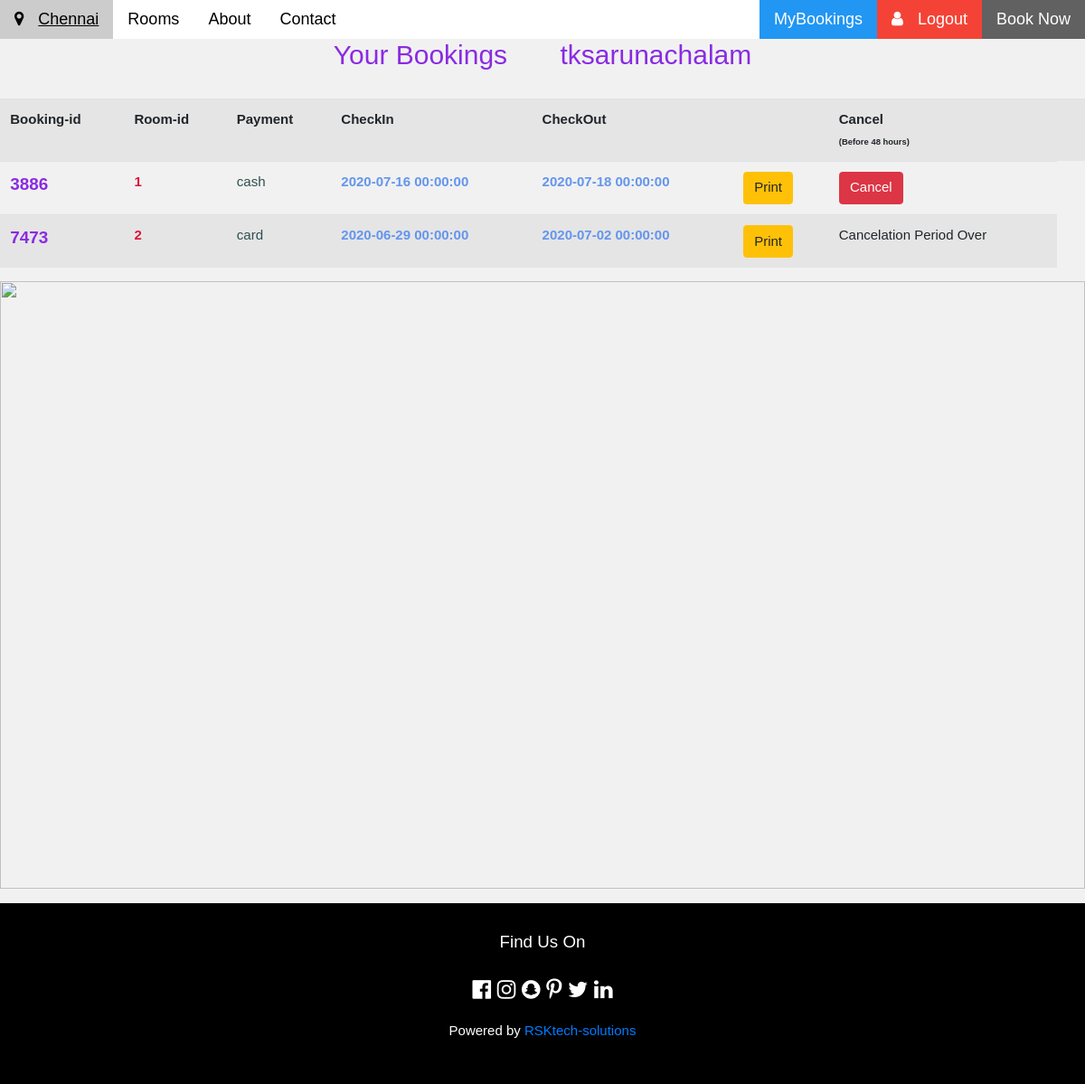
The app's page /mybookings (signed in), older data.
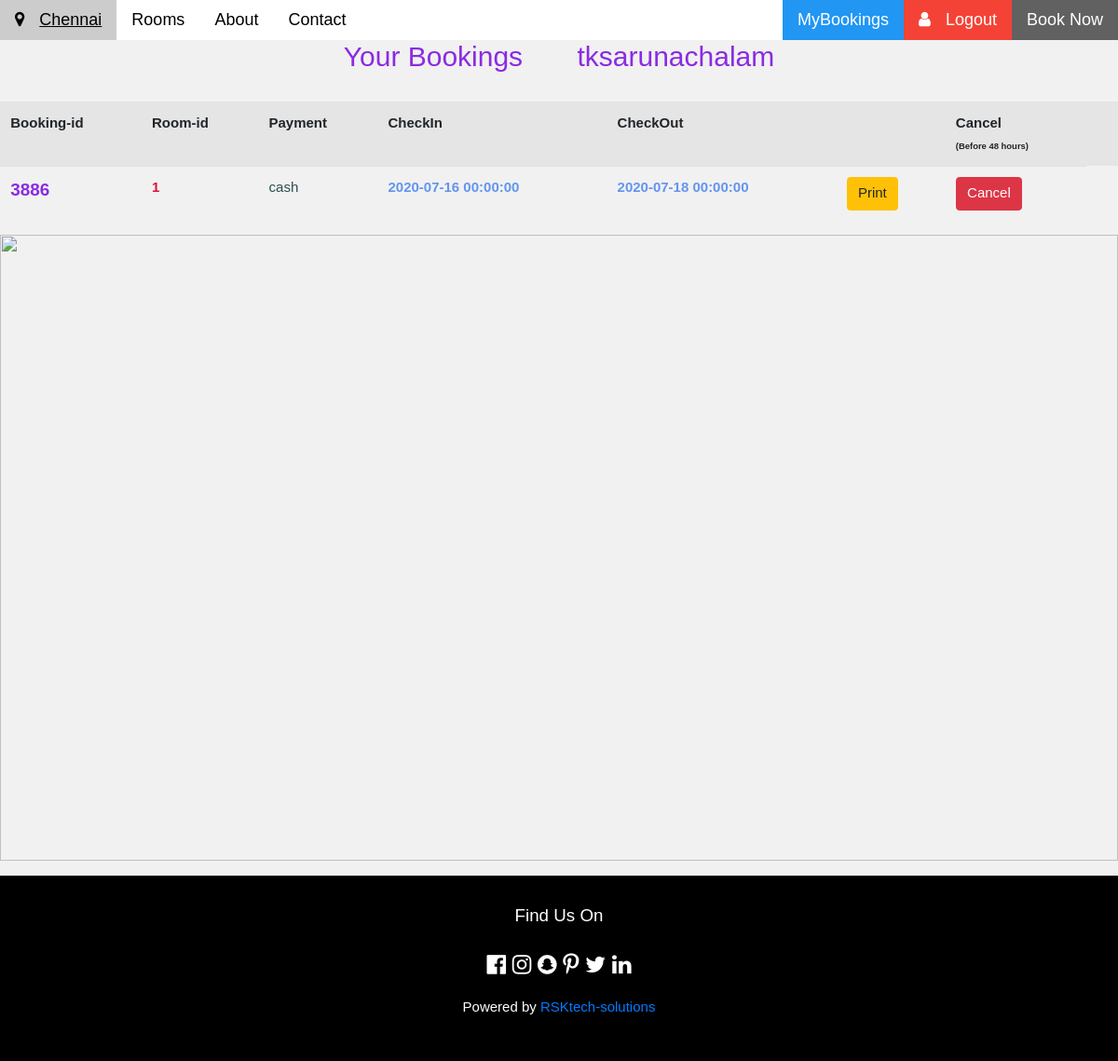
The same page, newer data.
### HotelBooking/models.py (models this page shows, shortened)
class Bookings(db.Model):
    b_id = db.Column(db.Integer, primary_key=True)
    u_id = db.Column(db.Integer, db.ForeignKey('user.id'), nullable=False)
    user = db.relationship('User', backref=db.backref('user'))
    r_id = db.Column(db.Integer, db.ForeignKey('rooms.r_id'), nullable=False)
    rooms = db.relationship('Rooms', backref=db.backref('rooms'))
    payment_mode = db.Column(db.String(20),unique=False, nullable=False)
    check_in_date = db.Column(db.DateTime, nullable=False)
    check_out_date = db.Column(db.DateTime, nullable=False)

### HotelBooking/routes.py (the view)
@app.route("/mybookings", methods=['GET', 'POST'])
@login_required
def mybookings():
    u_id = current_user.get_id()
    current_date  = date.today() #current date
    cancel_deadline = timedelta(days = 2)  #can cancel 2 days before checkin
    allbookings = Bookings.query.filter_by(u_id= u_id).all()
    username = User.query.get(u_id).username
    return render_template('mybookings.html', title="MyBookings", bookings = allbookings, current_date = current_date, cancel_deadline = cancel_deadline, username = username)

### HotelBooking/models.py (called while the page is built)
@login_manager.user_loader
def load_user(user_id):
    return User.query.get(int(user_id))

### HotelBooking/templates/mybookings.html
{% extends "layout.html"  %}
{%block content%}
<h2 style="text-align: center;color: blueviolet;">Your Bookings &nbsp;&nbsp;&nbsp;&nbsp;&nbsp;&nbsp;{{username}}</h2><br>
<table class="table table-striped">
    <tr>
        <th>Booking-id</th>
        <th>Room-id</th>
        <th>Payment</th>
        <th>CheckIn</th>
        <th>CheckOut</th>
        <th></th>
        <th>Cancel <br>
        <span style="align-self:center;font-size: 2.5mm;">(Before 48 hours)</span>
        </th>
        <th></th>
    </tr>
    {% for booking in bookings %}
    <tr>
        <td style="color:blueviolet; font-weight: bold; font-size:5mm;" >{{booking.b_id}}</td>
        <td style="color:crimson; font-weight: bold;">{{booking.r_id}}</td>
        <td style="color:darkslategray;font-size:4mm">{{booking.payment_mode}}</td>
        <td style="color:cornflowerblue; font-weight: bold;">{{booking.check_in_date}}</td>
        <td style="color:cornflowerblue; font-weight: bold;">{{booking.check_out_date}}</td>
        <td ><a class="btn btn-warning" href="printbill/{{booking.b_id}}">Print</a></td>
        {% if booking.check_in_date.date() - current_date > cancel_deadline  %}
        <td><a href="cancel/{{booking.b_id}} " class="btn btn-danger" method="POST"> Cancel  </a></td>
        {% else %}
        <td>Cancelation Period Over</td>
        {% endif %}
    </tr>
    {% endfor %}
</table>
<img src="{{ url_for('static',filename='images/hotel2.jpg')}}" style="height:7in;width: 100%;">
{% endblock content %}

Row changes from the older to the newer data that the page shows:
removed Bookings: b_id "7473", r_id "2", payment_mode "card", check_in_date "2020-06-29 00:00:00", check_out_date "2020-07-02 00:00:00", shows "Cancelation Period Over"
